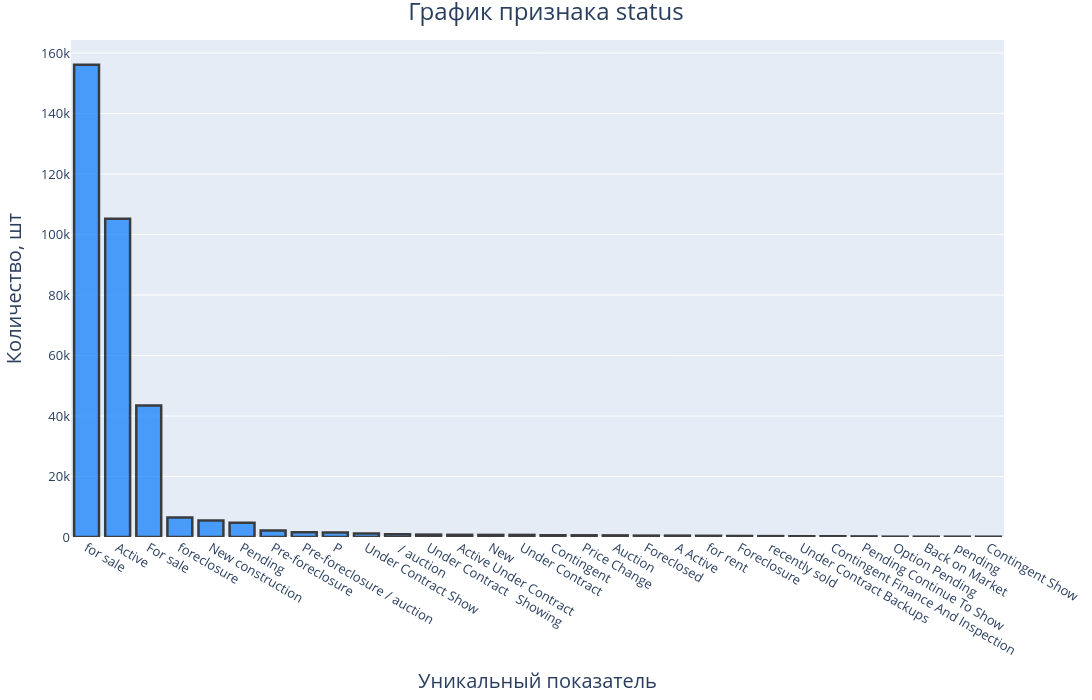

Notebook cell for this chart:
### Code cell
analize_feature('status')

### Figure 1 — Plotly figure (JSON) as saved in the notebook; plotly's stock layout.template omitted (floating-point values rounded to 4 significant figures)
{"data": [{"alignmentgroup": "True", "hovertemplate": "Количество: %{y} шт", "legendgroup": "", "marker": {"color": "#1580fb", "line": {"color": "black", "width": 2.5}, "pattern": {"shape": ""}}, "name": "", "offsetgroup": "", "opacity": 0.75, "orientation": "v", "showlegend": false, "textposition": "auto", "type": "bar", "x": ["for sale", "Active", "For sale", "foreclosure", "New construction", "Pending", "Pre-foreclosure", "Pre-foreclosure / auction", "P", "Under Contract Show", " / auction", "Under Contract   Showing", "Active Under Contract", "New", "Under Contract", "Contingent", "Price Change", "Auction", "Foreclosed", "A Active", "for rent", "Foreclosure", "recently sold", "Under Contract Backups", "Contingent Finance And Inspection", "Pending Continue To Show", "Option Pending", "Back on Market", "pending", "Contingent Show"], "xaxis": "x", "y": [156104, 105207, 43465, 6426, 5475, 4702, 2119, 1560, 1488, 1183, 936, 793, 718, 690, 690, 581, 563, 536, 459, 443, 398, 343, 287, 252, 240, 194, 110, 106, 105, 101], "yaxis": "y"}], "layout": {"barmode": "relative", "height": 700, "legend": {"tracegroupgap": 0}, "margin": {"b": 40, "l": 40, "r": 40, "t": 40}, "title": {"font": {"size": 24}, "text": "График признака status", "x": 0.5}, "width": 1200, "xaxis": {"anchor": "y", "domain": [0, 1], "tickfont": {"size": 13}, "title": {"font": {"size": 20}, "text": "Уникальный показатель "}}, "yaxis": {"anchor": "x", "domain": [0, 1], "tickfont": {"size": 13}, "title": {"font": {"size": 20}, "text": "Количество, шт"}}}}
